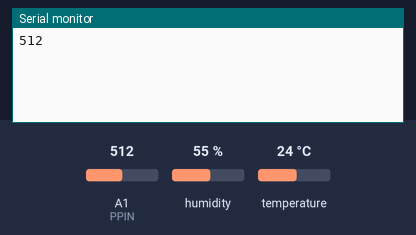
Simulated run of this program. Board: Arduino Uno, built with avr-gcc and run on an emulated ATmega328P. Shown: the last lines printed to the serial monitor. The inputs (shaded band) are chosen by the test bench; at power-on: temperature 24 °C, A1 (PPIN) = 512, humidity 55 %.

Above: at 1.2 s.
1.3 s: temperature set to 12 °C
At 2.5 s:
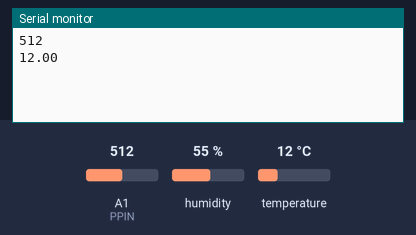
2.8 s: A1 (PPIN) set to 716
At 4.2 s:
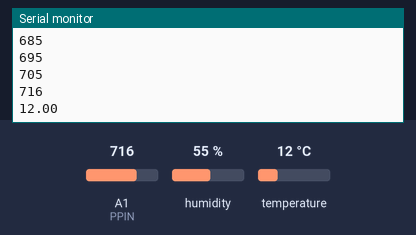
4.3 s: temperature set to 19 °C
5.8 s: A1 (PPIN) set to 900
At 6.8 s:
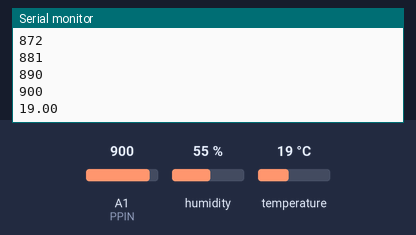
Timing chart, 0 to 8.3 s (numbered marks = the images above; inputs shaded):
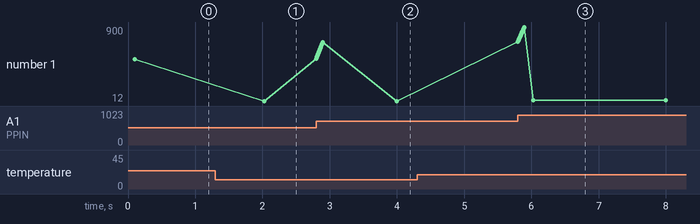

Measured:
- after the input at 1.3 s, the serial monitor: prints a new line after 0.72 s (image 1)
- after the input at 2.8 s, the serial monitor: prints a new line at once (image 2)
- after the input at 5.8 s, the serial monitor: prints a new line at once (image 3)
- plotted number 1: 512 → 12 after the input at 1.3 s

The program:

main.cpp
```cpp
#include <Arduino.h>
#include "DHT.h"

#define DHTPIN 2
#define DHTTYPE DHT11

#define PPIN A1

int mediaMobileCircolare(int *array, int arraySize, int *indexScrittura, int newValue, int *sum, bool *bufferFull) {

  *sum -= array[*indexScrittura];
  array[*indexScrittura] = newValue;
  *sum += newValue;

  *indexScrittura = (*indexScrittura + 1) % (arraySize);

  if (*indexScrittura == 0) {
    *bufferFull = true;
  }

  return *sum/arraySize;
}

unsigned long tStart_DHT = 0, tStart_POT = 0;
float temperature = 0.0, soglia = 0.0;
bool readSuccess = false, bufferFull = false;
int oldAnalogRead = 0, indexScrittura = 0, sum = 0;
int arrayVal[] = {0, 0, 0, 0, 0, 0, 0, 0, 0, 0, 0, 0, 0, 0, 0, 0, 0, 0, 0, 0};
int arraySize = sizeof(arrayVal) / sizeof(arrayVal[0]);

DHT dht(DHTPIN, DHTTYPE);

void setup() {
  Serial.begin(115200);

  pinMode(PPIN, INPUT);

  dht.begin();

  tStart_DHT = millis();
  tStart_POT = micros();
}

void loop() {
  if (millis() - tStart_DHT >= 2000) {
    temperature = dht.readTemperature();

    Serial.println(temperature);

    tStart_DHT += 2000;
  }

  if (micros() - tStart_POT >= 5000) {

    int NewValMed = mediaMobileCircolare(arrayVal, arraySize, &indexScrittura, analogRead(PPIN), &sum, &bufferFull);

    if ((NewValMed != oldAnalogRead) && bufferFull) {
      Serial.println(NewValMed);
      oldAnalogRead = NewValMed;
    }

    tStart_POT += 5000;
  }
}
```
